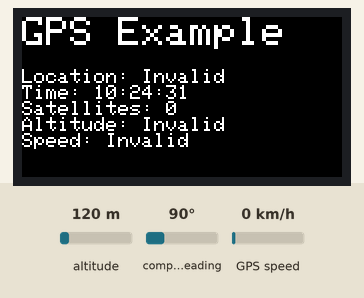
This program was run on a simulated ESP32. Shown: 160×80 colour display. The test bench sets the inputs (shaded band); at power-on: altitude 120 m, GPS speed 0 km/h, compass heading 90°. The GPS gets a fix after 3 s at 37.7749, -122.4194 with 8 satellites.

Above: at 1.3 s.
1.4 s: altitude set to 20 m
At 3.8 s:
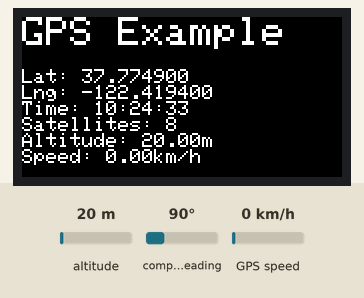
5.6 s: GPS speed set to 2 km/h
At 6.9 s:
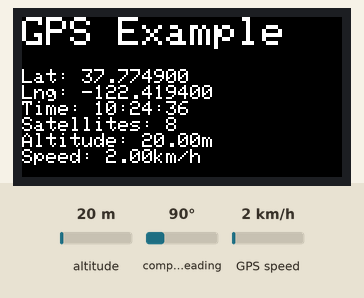
9.1 s: altitude set to 250 m
At 10.6 s:
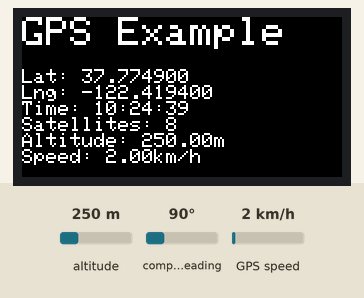
12.4 s: GPS speed set to 30 km/h
At 13.9 s:
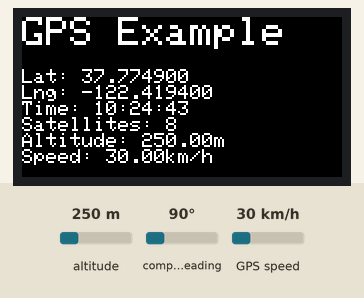
Timing chart, 0 to 15.4 s (numbered marks = the images above; inputs shaded):
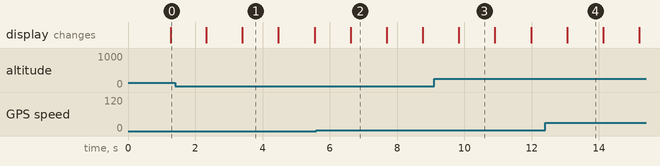

Measured:
- what the display in image 1 shows lasts 1.1 s, from 3.4 s to 4.5 s

The program:

main.cpp
```cpp
#include <M5StickC.h>
#include <TinyGPS++.h>

TinyGPSPlus gps;
HardwareSerial GPSRaw(2);

void setup() {
  M5.begin();
  M5.Lcd.setRotation(3);
  M5.Lcd.fillScreen(BLACK);
  M5.Lcd.setTextSize(1);

  GPSRaw.begin(9600, SERIAL_8N1, 33, 32);  // RX=G32, TX=G33

  M5.Lcd.setTextSize(2);
  M5.Lcd.println("GPS Example");
  M5.Lcd.setTextSize(1);
  M5.Lcd.println("Waiting for GPS signal...");
}

void displayGPSInfo() {
  M5.Lcd.fillScreen(BLACK);
  M5.Lcd.setCursor(0, 0);
  M5.Lcd.setTextSize(2);
  M5.Lcd.println("GPS Example");
  M5.Lcd.setTextSize(1);
  M5.Lcd.setCursor(0, 26);
  // 显示位置信息
  if (gps.location.isValid()) {
    M5.Lcd.print("Lat: ");
    M5.Lcd.println(gps.location.lat(), 6);
    M5.Lcd.print("Lng: ");
    M5.Lcd.println(gps.location.lng(), 6);
  } else {
    M5.Lcd.println("Location: Invalid");
  }

  // 显示时间信息
  if (gps.time.isValid()) {
    M5.Lcd.print("Time: ");
    if (gps.time.hour() < 10) M5.Lcd.print("0");
    M5.Lcd.print(gps.time.hour());
    M5.Lcd.print(":");
    if (gps.time.minute() < 10) M5.Lcd.print("0");
    M5.Lcd.print(gps.time.minute());
    M5.Lcd.print(":");
    if (gps.time.second() < 10) M5.Lcd.print("0");
    M5.Lcd.println(gps.time.second());
  } else {
    M5.Lcd.println("Time: Invalid");
  }

  // 显示卫星信息
  M5.Lcd.print("Satellites: ");
  if (gps.satellites.isValid()) {
    M5.Lcd.println(gps.satellites.value());
  } else {
    M5.Lcd.println("Invalid");
  }

  // 显示海拔信息
  M5.Lcd.print("Altitude: ");
  if (gps.altitude.isValid()) {
    M5.Lcd.print(gps.altitude.meters());
    M5.Lcd.println("m");
  } else {
    M5.Lcd.println("Invalid");
  }

  // 显示速度信息
  M5.Lcd.print("Speed: ");
  if (gps.speed.isValid()) {
    M5.Lcd.print(gps.speed.kmph());
    M5.Lcd.println("km/h");
  } else {
    M5.Lcd.println("Invalid");
  }
  delay(500);
}

void loop() {
  while (GPSRaw.available() > 0) {
    if (gps.encode(GPSRaw.read())) {
      displayGPSInfo();
    }
  }

  // 检查 GPS 是否正常工作
  if (millis() > 5000 && gps.charsProcessed() < 10) {
    M5.Lcd.fillScreen(BLACK);
    M5.Lcd.setCursor(0, 0);
    M5.Lcd.println("No GPS detected");
    delay(1000);
  }
}
```
